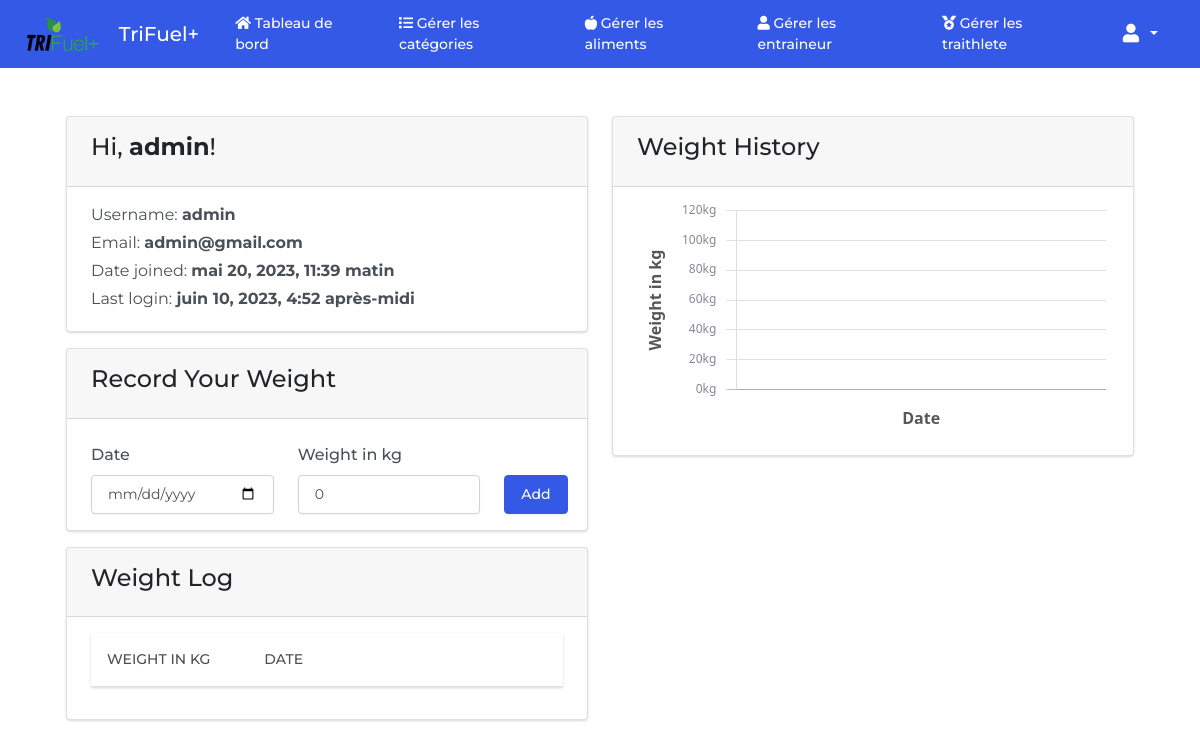
The app's page /profile/weight (signed in), older data.
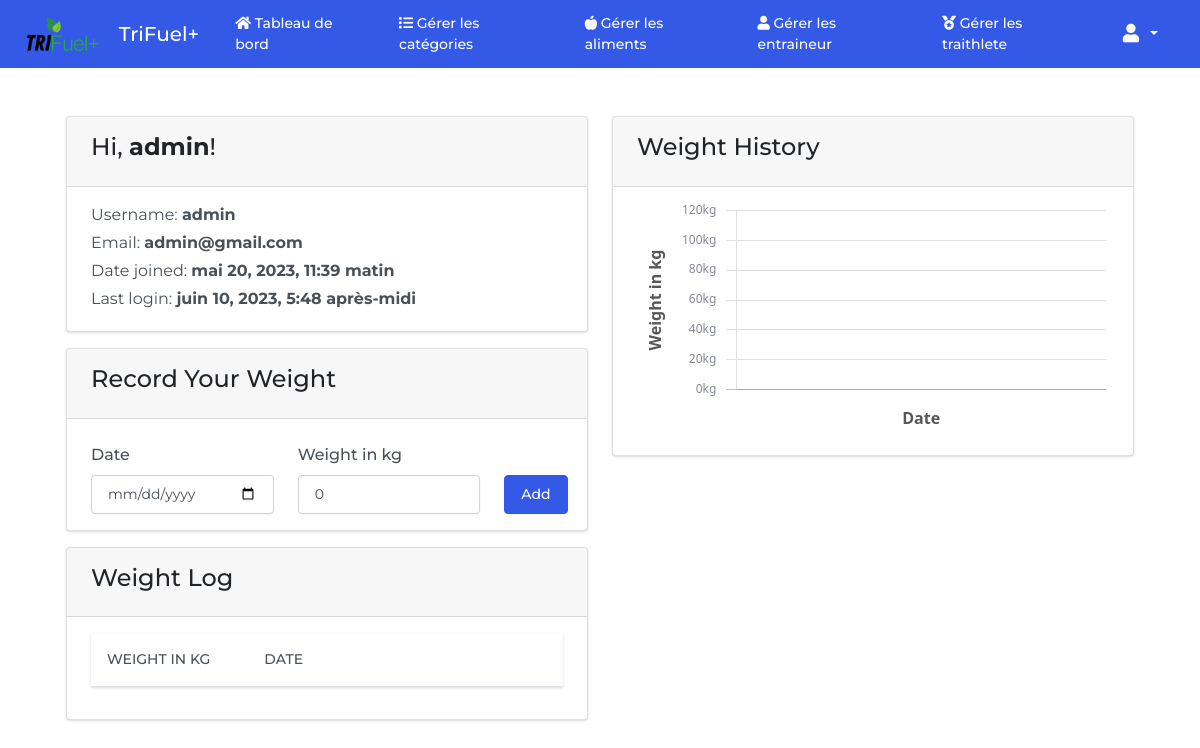
The same page, newer data.
### foodtracker/models.py (models this page shows, shortened)
class User(AbstractUser):
    class UserRoles(models.TextChoices):
        ADMIN = ('ADMIN', 'Admin')
        ENTRAINEUR = ('ENTRAINEUR', 'Entraineur')
        TRIATHLETE = ('TRIATHLETE', 'Triathlete')
    email = models.EmailField('email address', null=True)
    role = models.CharField(max_length=15, choices=UserRoles.choices)
    REQUIRED_FIELDS = []
    class Meta:
        db_table = 'users'

### foodtracker/views.py (the view)
# urls.py: path('profile/weight', views.weight_log_view, name='weight_log'),
@login_required
def weight_log_view(request):
    if request.method == 'POST':
        weight = request.POST['weight']
        entry_date = request.POST['date']
        user = request.user
        weight_log = Weight(user=user, weight=weight, entry_date=entry_date)
        weight_log.save()
    user_weight_log = Weight.objects.filter(user=request.user)
    return render(request, 'user_profile.html', {
        'categories': FoodCategory.objects.all(),
        'user_weight_log': user_weight_log
    })

### templates/user_profile.html (shortened to what the changed rows need)
{% extends 'base.html' %}
{% load static %}
{% block body %}
<div class='py-4 mt-auto'>
    <div class='container-fluid px-4'>
        <div class='row justify-content-center'>
            <div class='col-xl-12'>
                <div class='row'>
                    <div class='col-md-6 mt-4'>
                        <div class='card bg-secondary mb-3'>
                            <div class='card-header'>
                                <h4>Hi, <strong>{{ user.username }}</strong>!</h4>
                            </div>
                            <div class='card-body'>
                                <div class='d-flex w-100 justify-content-between'>
                                    <p class='mb-1'>
                                        Username: <strong>{{ user.username }}</strong>
                                    </p>
                                </div>
                                <div class='d-flex w-100 justify-content-between'>
                                    <p class='mb-1'>
                                        Email: <strong>{{ user.email }}</strong>
                                    </p>
                                </div>
                                <div class='d-flex w-100 justify-content-between'>
                                    <p class='mb-1'>
                                        Date joined: <strong>{{ user.date_joined }}</strong>
                                    </p>
                                </div>
                                <div class='d-flex w-100 justify-content-between'>
                                    <p class='mb-1'>
                                        Last login: <strong>{{ user.last_login }}</strong>
                                    </p>
                                </div>
                            </div>
                        </div>
                        <div class='card bg-secondary mb-3'>
                            <div class='card-body'>
                                <table id='weightable' class='table'>
                                    <thead>
                                        <tr>
                                            <th scope='col' class='col-md-4'>Weight in kg</th>
                                            <th scope='col' class='col-md-4'>Date</th>
                                            <th scope='col' class='col-md-4'></th>
                                        </tr>
                                    </thead>
                                </table>
                            </div>
                        </div>
                    </div>
                </div>
            </div>
        </div>
    </div>
</div>
{% endblock %}

Row changes from the older to the newer data that the page shows:
changed User "admin": last_login "juin 10, 2023, 4:52 après-midi" → "juin 10, 2023, 5:48 après-midi"
